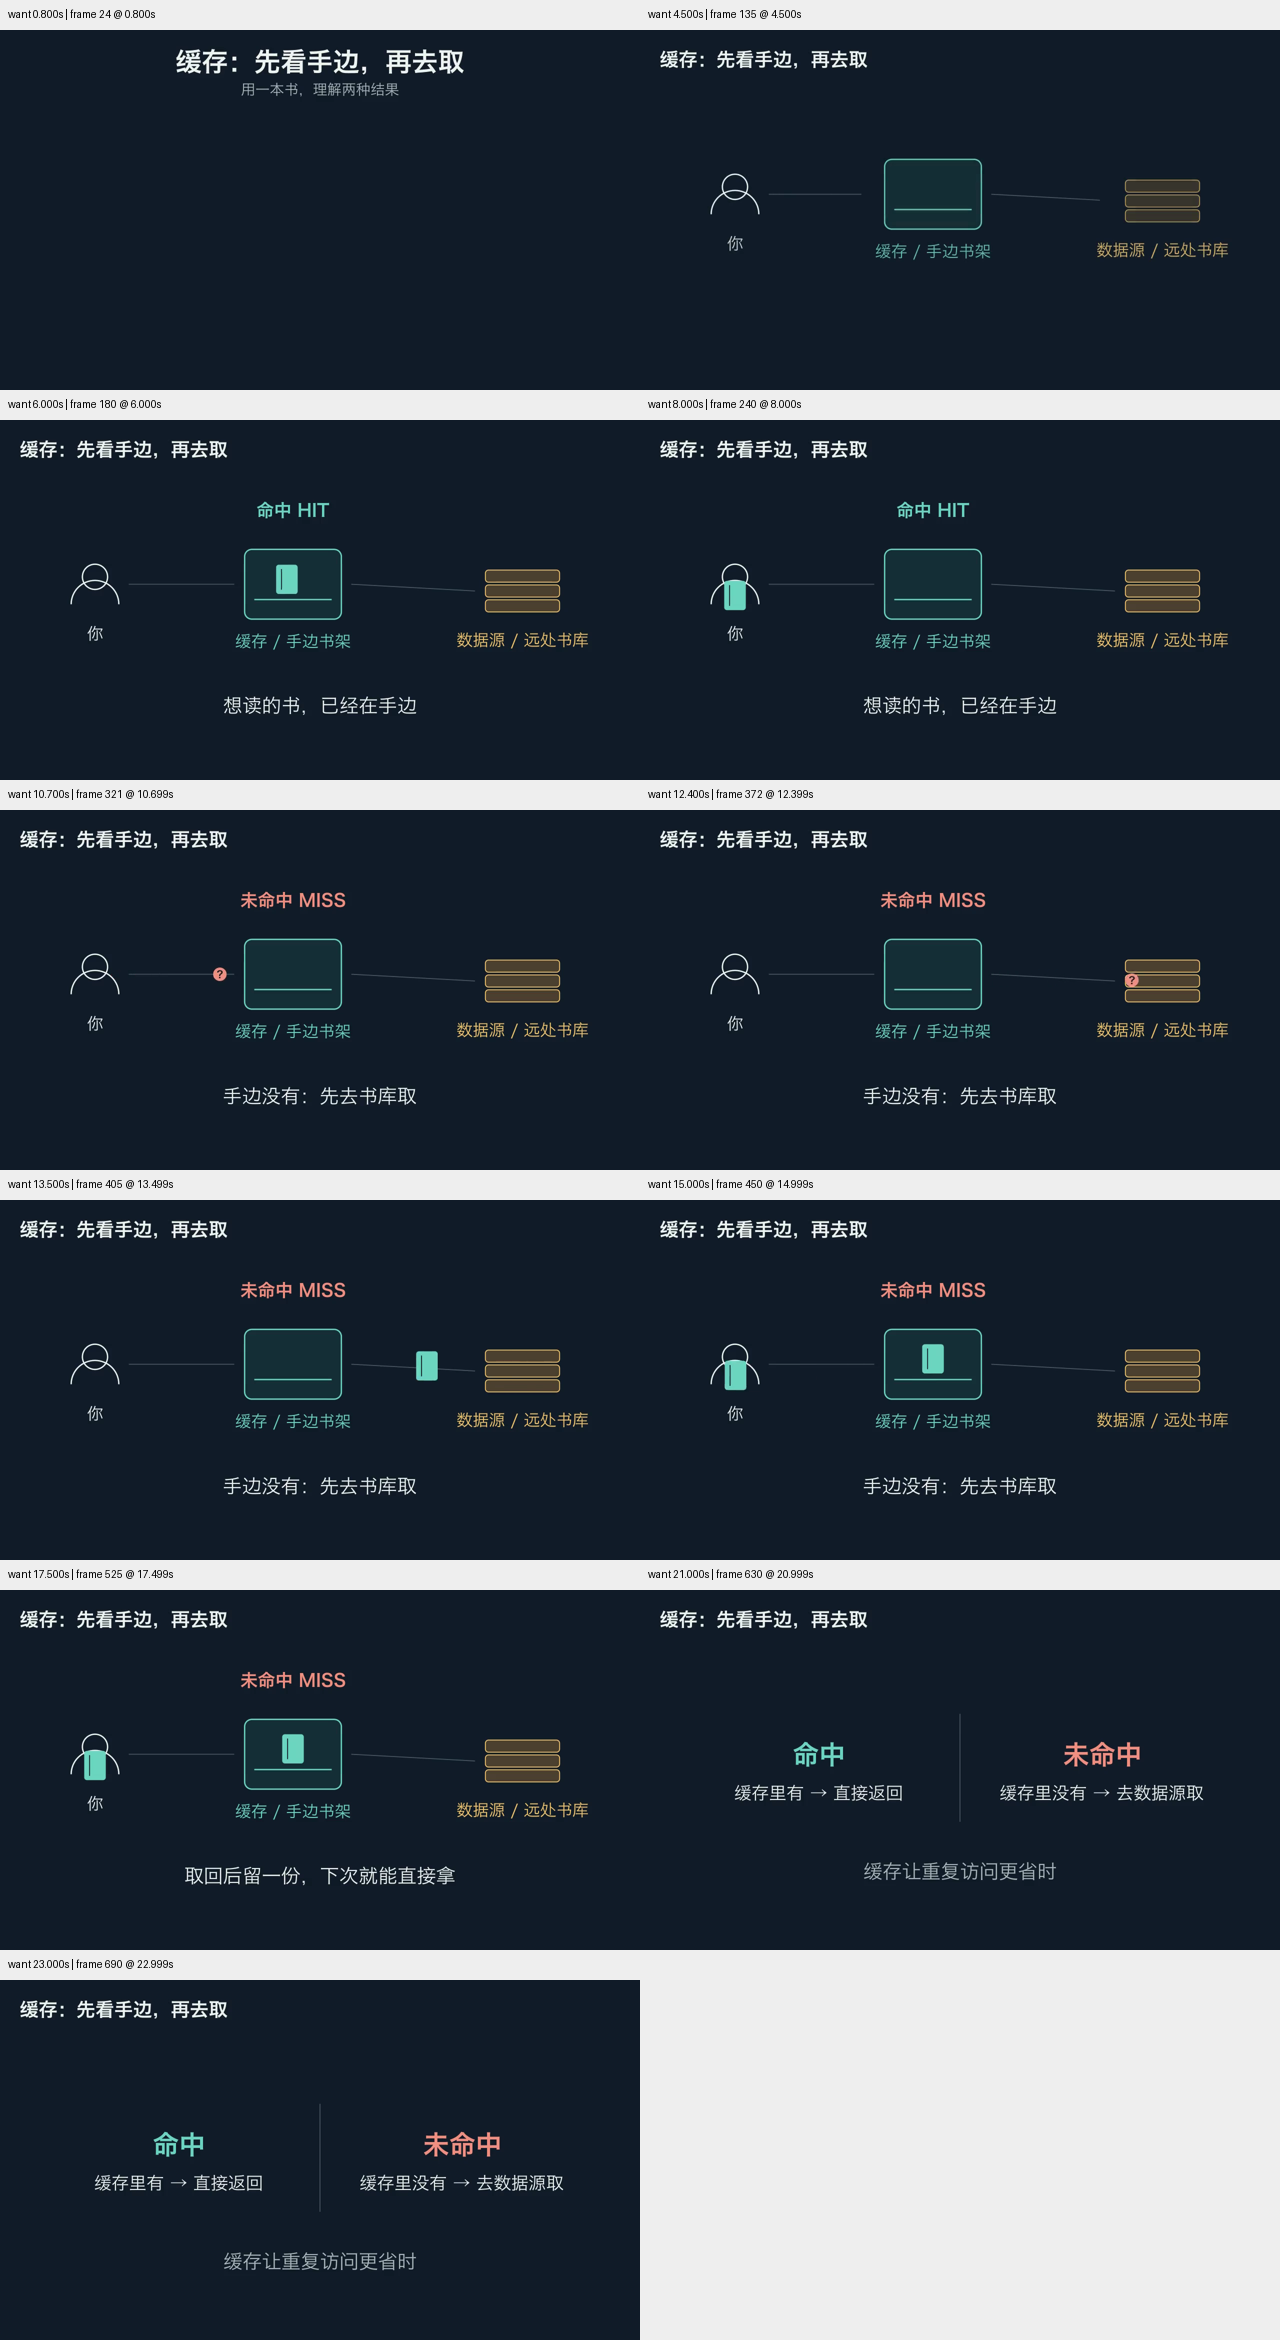

Here is the Python script that generated this plot:
from manim import *

BG='#101B27'; INK='#EDF3EF'; MUTED='#A8B8B8'; TEAL='#6CD5C0'; GOLD='#F2C66D'; CORAL='#F08E7F'; LINE='#435763'
FONT='Hiragino Sans GB'
def txt(s,size=30,color=INK,weight=NORMAL): return Text(s,font=FONT,font_size=size,color=color,weight=weight)
class CacheStory(Scene):
 def construct(self):
  self.camera.background_color=BG
  # Stable spatial anchors: reader, cache, source. The token is the requested data.
  title=txt('缓存：先看手边，再去取',42,weight=BOLD).to_edge(UP,buff=.42)
  sub=txt('用一本书，理解两种结果',23,MUTED).next_to(title,DOWN,buff=.18)
  self.play(FadeIn(title,shift=UP*.12),FadeIn(sub),run_time=.8); self.wait(2.2)
  self.play(FadeOut(sub),title.animate.scale(.72).to_corner(UL,buff=.45),run_time=.6)
  # Icons: reader is a person, cache a small open shelf, source a book stack.
  reader=VGroup(Circle(radius=.28,stroke_color=INK,stroke_width=3).shift(UP*.34),Arc(radius=.53,start_angle=0,angle=PI,stroke_color=INK,stroke_width=3).shift(DOWN*.27)).move_to(LEFT*5.0+UP*.35)
  cache=VGroup(RoundedRectangle(width=2.15,height=1.55,corner_radius=.16,stroke_color=TEAL,stroke_width=3,fill_color='#183B3D',fill_opacity=.65),Line(LEFT*.86+DOWN*.34,RIGHT*.86+DOWN*.34,color=TEAL,stroke_width=3)).move_to(LEFT*.6+UP*.35)
  source=VGroup(*[RoundedRectangle(width=1.65,height=.27,corner_radius=.07,stroke_color=GOLD,stroke_width=2,fill_color='#594A31',fill_opacity=.8).shift(UP*(i*.33)) for i in range(3)]).move_to(RIGHT*4.5+UP*.2)
  labels=VGroup(txt('你',26).next_to(reader,DOWN,buff=.48),txt('缓存 / 手边书架',26,TEAL).next_to(cache,DOWN,buff=.32),txt('数据源 / 远处书库',26,GOLD).next_to(source,DOWN,buff=.45))
  route1=Line(reader.get_right()+RIGHT*.22,cache.get_left()+LEFT*.23,color=LINE,stroke_width=2)
  route2=Line(cache.get_right()+RIGHT*.22,source.get_left()+LEFT*.23,color=LINE,stroke_width=2)
  self.play(LaggedStart(FadeIn(reader),FadeIn(cache),FadeIn(source),lag_ratio=.18),Create(route1),Create(route2),FadeIn(labels),run_time=1.3)
  book=VGroup(RoundedRectangle(width=.48,height=.65,corner_radius=.06,fill_color=TEAL,fill_opacity=1,stroke_width=0),Line(UP*.23+LEFT*.12,DOWN*.23+LEFT*.12,color=BG,stroke_width=2)).move_to(cache.get_center()+UP*.12)
  self.play(FadeIn(book,scale=.8),run_time=.4)
  cap=txt('想读的书，已经在手边',31).move_to(DOWN*2.35)
  tag=txt('命中 HIT',28,TEAL,weight=BOLD).move_to(UP*2.0+LEFT*.6)
  self.play(FadeIn(tag),FadeIn(cap),run_time=.5)
  self.play(book.animate.move_to(reader.get_center()+DOWN*.25),run_time=1.15,rate_func=smooth)
  self.wait(2.3)
  self.play(FadeOut(book),FadeOut(tag),FadeOut(cap),run_time=.45)
  # Miss: cache is empty. Request travels to cache, then source; the same book returns and a copy stays.
  cap2=txt('手边没有：先去书库取',31).move_to(DOWN*2.35)
  tag2=txt('未命中 MISS',28,CORAL,weight=BOLD).move_to(UP*2.0+LEFT*.6)
  req=VGroup(Circle(radius=.15,fill_color=CORAL,fill_opacity=1,stroke_width=0),txt('?',16,BG,weight=BOLD)).move_to(reader.get_center()+RIGHT*.5)
  self.play(FadeIn(tag2),FadeIn(cap2),FadeIn(req),run_time=.5)
  self.play(req.animate.move_to(cache.get_center()),run_time=.8,rate_func=linear)
  self.play(Indicate(cache,color=CORAL,scale_factor=1.04),run_time=.5)
  self.play(req.animate.move_to(source.get_center()),run_time=1.0,rate_func=linear)
  self.play(FadeOut(req),run_time=.2)
  book2=VGroup(RoundedRectangle(width=.48,height=.65,corner_radius=.06,fill_color=TEAL,fill_opacity=1,stroke_width=0),Line(UP*.23+LEFT*.12,DOWN*.23+LEFT*.12,color=BG,stroke_width=2)).move_to(source.get_center())
  self.play(FadeIn(book2,scale=.7),run_time=.3)
  self.play(book2.animate.move_to(cache.get_center()+UP*.12),run_time=1.0,rate_func=smooth)
  stored=book2.copy()
  self.add(stored)
  self.play(book2.animate.move_to(reader.get_center()+DOWN*.25),run_time=1.0,rate_func=smooth)
  self.play(FadeOut(cap2),run_time=.2)
  cap3=txt('取回后留一份，下次就能直接拿',31).move_to(DOWN*2.35)
  self.play(FadeIn(cap3),run_time=.35); self.wait(2.6)
  self.play(FadeOut(VGroup(reader,cache,source,labels,route1,route2,book2,stored,tag2,cap3)),run_time=.6)
  hit=txt('命中',42,TEAL,weight=BOLD).move_to(LEFT*3.15+UP*.35)
  miss=txt('未命中',42,CORAL,weight=BOLD).move_to(RIGHT*3.15+UP*.35)
  a=txt('缓存里有 → 直接返回',28).next_to(hit,DOWN,buff=.4)
  b=txt('缓存里没有 → 去数据源取',28).next_to(miss,DOWN,buff=.4)
  divider=Line(UP*1.25,DOWN*1.15,color=LINE,stroke_width=2)
  note=txt('缓存让重复访问更省时',31,MUTED).move_to(DOWN*2.25)
  self.play(FadeIn(hit),FadeIn(miss),Create(divider),run_time=.6)
  self.play(FadeIn(a),FadeIn(b),FadeIn(note),run_time=.5); self.wait(3.4)
